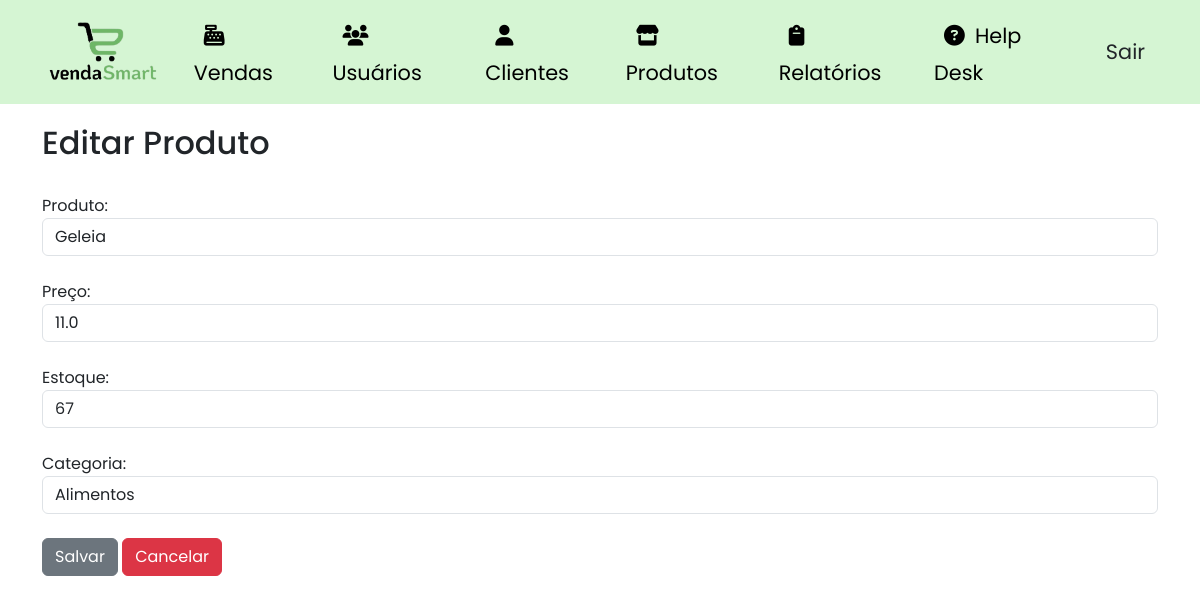
The page /editar-produto/1 (signed in) on the database as committed earlier.
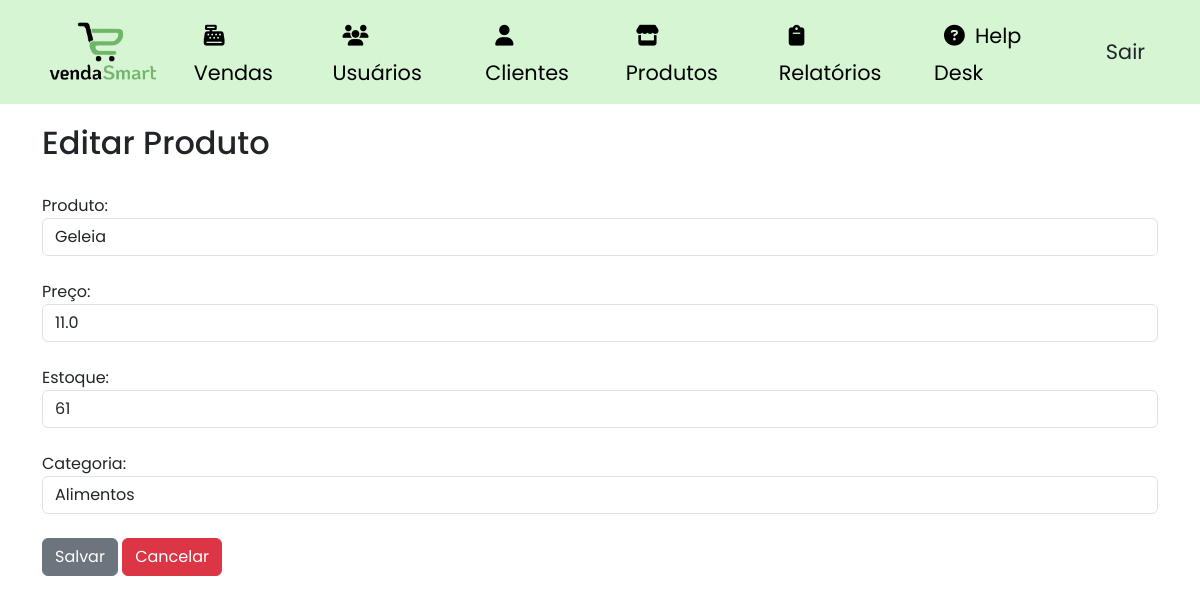
The same page on the database as committed later.
### site_atividade/models/__init__.py (models this page shows, shortened)
class Produtos(database.Model):
    id_produtos = database.Column(database.Integer, primary_key=True)
    produto = database.Column(database.String, nullable=False)
    marca = database.Column(database.String, nullable=False)
    preco_aquisicao = database.Column(database.Float, nullable=False)
    preco = database.Column(database.Float, nullable=False)
    estoque = database.Column(database.Integer, nullable=False)
    margem_lucro = database.Column(database.Float, nullable=True)
    categoria_fk = database.Column(database.Integer, database.ForeignKey('categoria.id_categoria'), nullable=False)
    itens_venda = database.relationship('ItemVenda', backref='produto')

class Categoria(database.Model):
    id_categoria = database.Column(database.Integer, primary_key=True)
    categoria = database.Column(database.String, nullable=False)
    produtos = database.relationship('Produtos', backref='categoria', lazy=True)

### site_atividade/routers/__init__.py (the view, shortened to what this page needs)
@app.route("/editar-produto/<int:id>", methods=['GET', 'POST'])
@login_required
def editar_produto(id):
    produto = Produtos.query.get(id)
    categorias = Categoria.query.all()
    return render_template('editar_produto.html', produto=produto, categorias=categorias)

### site_atividade/models/__init__.py (called while the page is built)
@login_manager.user_loader
def load_usuario(id_usuario):
    return Usuario.query.get(int(id_usuario))

### site_atividade/templates/editar_produto.html
{% extends 'base.html' %}
{% block body %}
<div class="container theme-showcase" role="main">
    <br>
    <div class="page-header">
        <h2 class="box-title col-md-12">Editar Produto</h2>
    </div>
    <br>
    <form method="post" action="{{ url_for('editar_produto', id=produto.id_produtos) }}">
        <div class="form-group">
            <label for="produto">Produto:</label>
            <input type="text" class="form-control" id="produto" name="produto" value="{{ produto.produto }}">
        </div>
        <br>
        <div class="form-group">
            <label for="preco">Preço:</label>
            <input type="number" class="form-control" id="preco" name="preco" step="0.01" min="0" value="{{ produto.preco }}">
        </div>
        <br>
        <div class="form-group">
            <label for="estoque">Estoque:</label>
            <input type="number" class="form-control" id="estoque" name="estoque" min="0" value="{{ produto.estoque }}">
        </div>
        <br>
        <div class="form-group">
            <label for="categoria">Categoria:</label>
            <select class="form-control" id="categoria" name="categoria_fk">
                {% for categoria in categorias %}
                <option value="{{ categoria.id_categoria }}" {% if produto.categoria_fk == categoria.id_categoria %}selected{% endif %}>{{ categoria.categoria }}</option>
                {% endfor %}
            </select>
        </div>
        <br>
        <button type="submit" class="btn btn-Secondary">Salvar</button>
        <a href="{{ url_for('produtos') }}" class="btn btn-Danger">Cancelar</a>
    </form>
</div>
{% endblock %}

Rows that differ between the two databases and show on the page:
changed Produtos "Geleia": estoque "67" → "61"
